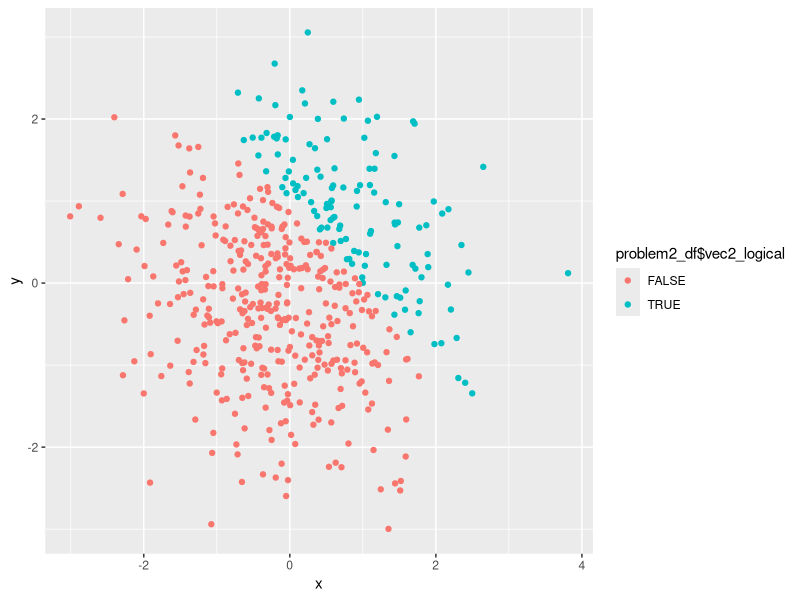
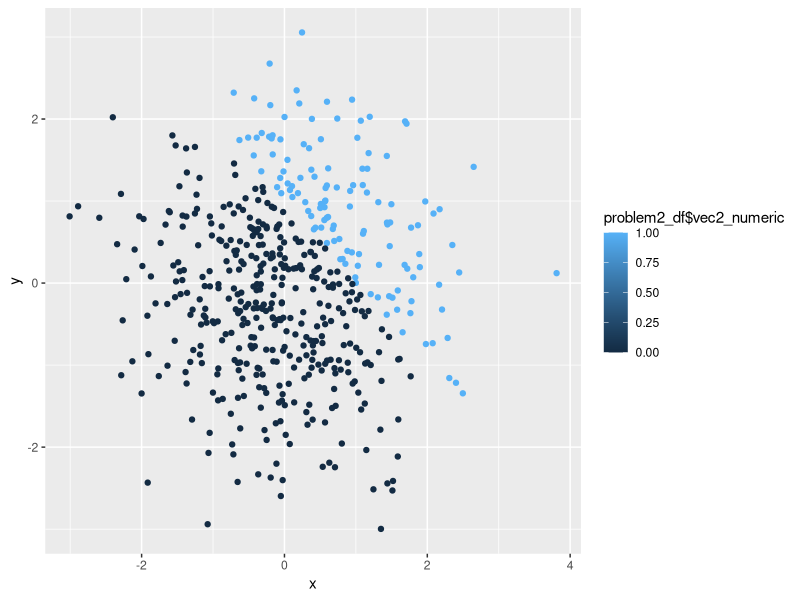
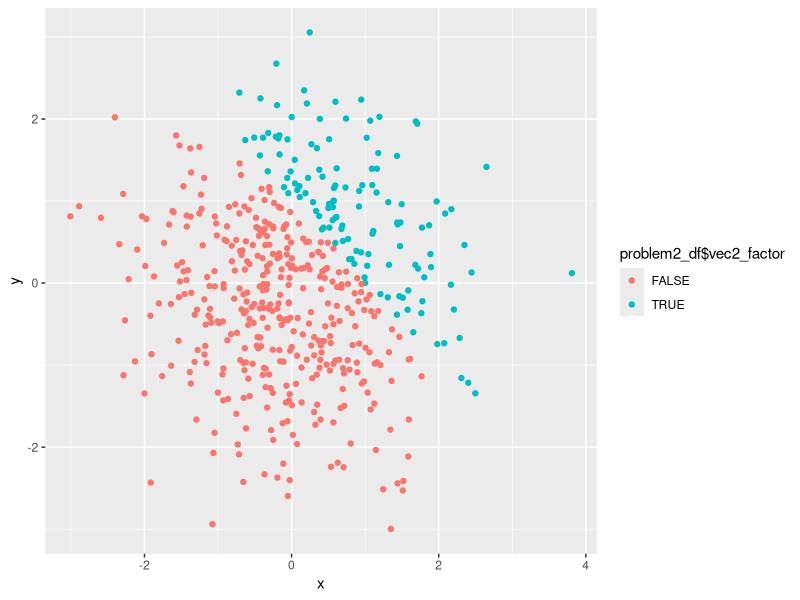
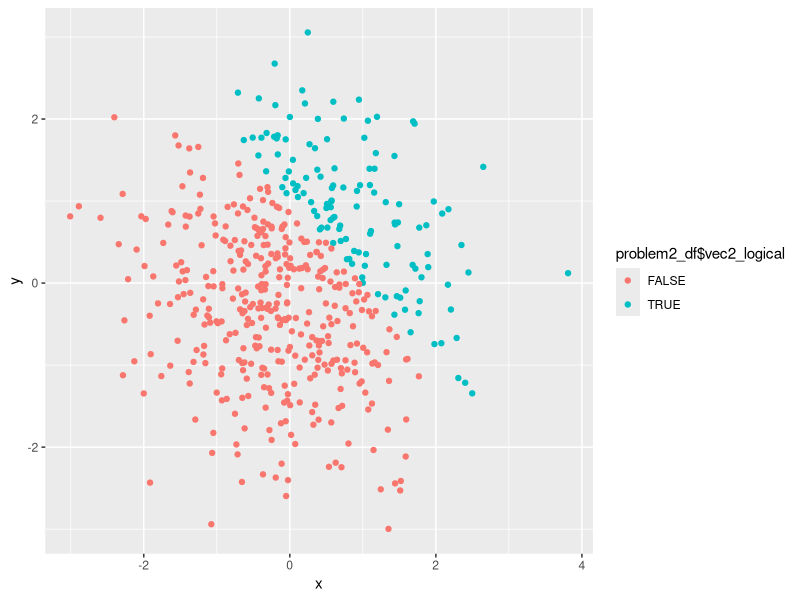

Here is the R script that generated these plots, in order:
## ---- chunk 1
library(tidyverse)
set.seed(1)
problem1_df = tibble(
  vec_numeric = rnorm(8),
  vec_logical = vec_numeric>0,
  vec_char = c("My", "name", "is", "Jun","trying","to","get","eight"),
  vec_factor = factor(c("chocolate", "chocolate", "cookie", "cookie","cookie","cake","cake","cake"))
)
#I show the class and level of factor variables.
class(problem1_df$vec_numeric)
class(problem1_df$vec_logical)
class(problem1_df$vec_char)
class(problem1_df$vec_factor)
levels(problem1_df$vec_factor)


mean(problem1_df$vec_numeric)
mean(problem1_df$vec_logical)
mean(problem1_df$vec_char)
mean(problem1_df$vec_factor)

## ---- chunk 2
as.numeric(problem1_df$vec_logical)
as.numeric(problem1_df$vec_char)
as.numeric(problem1_df$vec_factor)
## ---- chunk 3
as.numeric(problem1_df$vec_logical)#convert the logical vector to numeric
as.numeric(problem1_df$vec_logical)*problem1_df$vec_numeric#multiply the random sample by results
as.factor(problem1_df$vec_logical)#convert the logical vector to a factor
as.factor(problem1_df$vec_logical)*problem1_df$vec_numeric#multiply the random sample by results
as.numeric(as.factor(problem1_df$vec_logical))#convert the logical vector to a factor and then convert the result to numeric
as.numeric(as.factor(problem1_df$vec_logical))*problem1_df$vec_numeric#multiply the random sample by results
## ---- chunk 4
problem2_df = tibble(
  x = rnorm(500),
  y = rnorm(500),
  vec2_logical = x+y > 1,
  vec2_numeric = as.numeric(vec2_logical),
  vec2_factor = as.factor(vec2_logical) 
)
## ---- chunk 5
ggplot(problem2_df, aes(x = x, y = y, color = problem2_df$vec2_logical)) + geom_point()
ggsave("scatterplot_with_color_points_of_logical_variable.png")
## ---- chunk 6
ggplot(problem2_df, aes(x = x, y = y, color = problem2_df$vec2_numeric)) + geom_point()
## ---- chunk 7
ggplot(problem2_df, aes(x = x, y = y, color = problem2_df$vec2_factor)) + geom_point()
